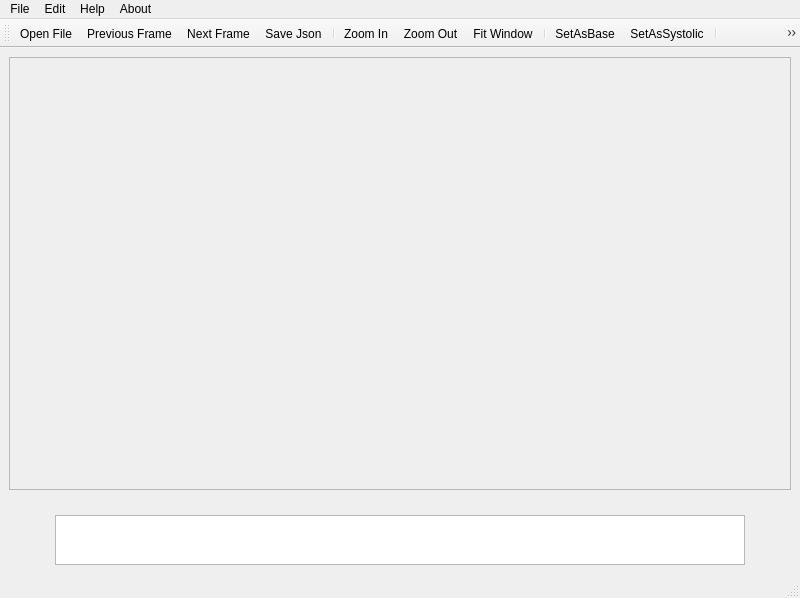
<?xml version="1.0" encoding="UTF-8"?>
<ui version="4.0">
 <class>MainWindow</class>
 <widget class="QMainWindow" name="MainWindow">
  <property name="geometry">
   <rect>
    <x>0</x>
    <y>0</y>
    <width>800</width>
    <height>598</height>
   </rect>
  </property>
  <property name="windowTitle">
   <string>MainWindow</string>
  </property>
  <widget class="QWidget" name="centralwidget">
   <layout class="QVBoxLayout" name="verticalLayout" stretch="10,1">
    <property name="spacing">
     <number>5</number>
    </property>
    <property name="bottomMargin">
     <number>1</number>
    </property>
    <item>
     <widget class="QScrollArea" name="scrollArea">
      <property name="enabled">
       <bool>true</bool>
      </property>
      <property name="sizePolicy">
       <sizepolicy hsizetype="Expanding" vsizetype="Expanding">
        <horstretch>0</horstretch>
        <verstretch>0</verstretch>
       </sizepolicy>
      </property>
      <property name="layoutDirection">
       <enum>Qt::LeftToRight</enum>
      </property>
      <property name="autoFillBackground">
       <bool>false</bool>
      </property>
      <property name="frameShape">
       <enum>QFrame::StyledPanel</enum>
      </property>
      <property name="frameShadow">
       <enum>QFrame::Sunken</enum>
      </property>
      <property name="widgetResizable">
       <bool>true</bool>
      </property>
      <widget class="QWidget" name="scrollAreaWidgetContents">
       <property name="geometry">
        <rect>
         <x>0</x>
         <y>0</y>
         <width>780</width>
         <height>418</height>
        </rect>
       </property>
      </widget>
     </widget>
    </item>
    <item>
     <widget class="QWidget" name="widget_2" native="true">
      <layout class="QVBoxLayout" name="verticalLayout_2">
       <property name="spacing">
        <number>0</number>
       </property>
       <property name="leftMargin">
        <number>0</number>
       </property>
       <property name="topMargin">
        <number>10</number>
       </property>
       <property name="rightMargin">
        <number>0</number>
       </property>
       <property name="bottomMargin">
        <number>10</number>
       </property>
       <item>
        <widget class="QWidget" name="widget" native="true">
         <property name="sizePolicy">
          <sizepolicy hsizetype="Preferred" vsizetype="Fixed">
           <horstretch>0</horstretch>
           <verstretch>0</verstretch>
          </sizepolicy>
         </property>
         <property name="minimumSize">
          <size>
           <width>0</width>
           <height>60</height>
          </size>
         </property>
         <layout class="QHBoxLayout" name="horizontalLayout" stretch="1,15,1">
          <property name="spacing">
           <number>0</number>
          </property>
          <property name="leftMargin">
           <number>0</number>
          </property>
          <property name="topMargin">
           <number>10</number>
          </property>
          <property name="rightMargin">
           <number>0</number>
          </property>
          <property name="bottomMargin">
           <number>10</number>
          </property>
          <item>
           <spacer name="horizontalSpacer">
            <property name="orientation">
             <enum>Qt::Horizontal</enum>
            </property>
            <property name="sizeHint" stdset="0">
             <size>
              <width>40</width>
              <height>20</height>
             </size>
            </property>
           </spacer>
          </item>
          <item>
           <widget class="CustomListWidget" name="frameListWidget">
            <property name="sizePolicy">
             <sizepolicy hsizetype="Expanding" vsizetype="Fixed">
              <horstretch>0</horstretch>
              <verstretch>0</verstretch>
             </sizepolicy>
            </property>
            <property name="minimumSize">
             <size>
              <width>0</width>
              <height>50</height>
             </size>
            </property>
            <property name="autoScrollMargin">
             <number>16</number>
            </property>
            <property name="flow">
             <enum>QListView::LeftToRight</enum>
            </property>
            <property name="isWrapping" stdset="0">
             <bool>false</bool>
            </property>
            <property name="itemAlignment">
             <set>Qt::AlignHCenter</set>
            </property>
           </widget>
          </item>
          <item>
           <spacer name="horizontalSpacer_2">
            <property name="orientation">
             <enum>Qt::Horizontal</enum>
            </property>
            <property name="sizeHint" stdset="0">
             <size>
              <width>40</width>
              <height>20</height>
             </size>
            </property>
           </spacer>
          </item>
         </layout>
        </widget>
       </item>
      </layout>
     </widget>
    </item>
   </layout>
  </widget>
  <widget class="QMenuBar" name="menubar">
   <property name="geometry">
    <rect>
     <x>0</x>
     <y>0</y>
     <width>800</width>
     <height>22</height>
    </rect>
   </property>
   <property name="minimumSize">
    <size>
     <width>2</width>
     <height>2</height>
    </size>
   </property>
   <property name="nativeMenuBar">
    <bool>false</bool>
   </property>
   <widget class="QMenu" name="menuFile">
    <property name="title">
     <string>File</string>
    </property>
    <addaction name="actionOpen_File"/>
   </widget>
   <widget class="QMenu" name="menuEdit">
    <property name="title">
     <string>Edit</string>
    </property>
   </widget>
   <widget class="QMenu" name="menuHelp">
    <property name="title">
     <string>Help</string>
    </property>
    <addaction name="actionHelp"/>
   </widget>
   <widget class="QMenu" name="menuAbout">
    <property name="title">
     <string>About</string>
    </property>
   </widget>
   <addaction name="menuFile"/>
   <addaction name="menuEdit"/>
   <addaction name="menuHelp"/>
   <addaction name="menuAbout"/>
  </widget>
  <widget class="QStatusBar" name="statusbar"/>
  <widget class="QToolBar" name="toolBar">
   <property name="windowTitle">
    <string>toolBar</string>
   </property>
   <attribute name="toolBarArea">
    <enum>TopToolBarArea</enum>
   </attribute>
   <attribute name="toolBarBreak">
    <bool>false</bool>
   </attribute>
   <addaction name="actionOpen_File"/>
   <addaction name="actionPrevious_Frame"/>
   <addaction name="actionNext_Frame"/>
   <addaction name="actionSave_Json"/>
   <addaction name="separator"/>
   <addaction name="actionZoom_In"/>
   <addaction name="actionZoom_Out"/>
   <addaction name="actionFit_Window"/>
   <addaction name="separator"/>
   <addaction name="actionSetAsBase"/>
   <addaction name="actionSetAsSystolic"/>
   <addaction name="separator"/>
   <addaction name="actionSystolic_Detection"/>
   <addaction name="actionSegment"/>
   <addaction name="actionSegment_All"/>
   <addaction name="actionClear"/>
   <addaction name="actionRegression"/>
   <addaction name="separator"/>
   <addaction name="actionHelp"/>
   <addaction name="actionOff"/>
   <addaction name="separator"/>
  </widget>
  <action name="actionOpen_File">
   <property name="icon">
    <iconset resource="res.qrc">
     <normaloff>:/res/icons/file.png</normaloff>:/res/icons/file.png</iconset>
   </property>
   <property name="text">
    <string>Open File</string>
   </property>
   <property name="toolTip">
    <string>Open Mce File</string>
   </property>
  </action>
  <action name="actionNext_Frame">
   <property name="icon">
    <iconset resource="res.qrc">
     <normaloff>:/res/icons/next.png</normaloff>:/res/icons/next.png</iconset>
   </property>
   <property name="text">
    <string>Next Frame</string>
   </property>
   <property name="shortcut">
    <string>Right</string>
   </property>
  </action>
  <action name="actionPrevious_Frame">
   <property name="icon">
    <iconset resource="res.qrc">
     <normaloff>:/res/icons/previous.png</normaloff>:/res/icons/previous.png</iconset>
   </property>
   <property name="text">
    <string>Previous Frame</string>
   </property>
   <property name="toolTip">
    <string>Previous Frame</string>
   </property>
   <property name="shortcut">
    <string>Left</string>
   </property>
  </action>
  <action name="actionHelp">
   <property name="icon">
    <iconset resource="res.qrc">
     <normaloff>:/res/icons/help.png</normaloff>:/res/icons/help.png</iconset>
   </property>
   <property name="text">
    <string>Help</string>
   </property>
  </action>
  <action name="actionZoom_In">
   <property name="icon">
    <iconset resource="res.qrc">
     <normaloff>:/res/icons/zoom-in.png</normaloff>:/res/icons/zoom-in.png</iconset>
   </property>
   <property name="text">
    <string>Zoom In</string>
   </property>
   <property name="toolTip">
    <string>Zoom In</string>
   </property>
  </action>
  <action name="actionZoom_Out">
   <property name="icon">
    <iconset resource="res.qrc">
     <normaloff>:/res/icons/zoom-out.png</normaloff>:/res/icons/zoom-out.png</iconset>
   </property>
   <property name="text">
    <string>Zoom Out</string>
   </property>
   <property name="toolTip">
    <string>Zoom Out</string>
   </property>
  </action>
  <action name="actionOff">
   <property name="icon">
    <iconset resource="res.qrc">
     <normaloff>:/res/icons/off.png</normaloff>:/res/icons/off.png</iconset>
   </property>
   <property name="text">
    <string>Off</string>
   </property>
   <property name="toolTip">
    <string>Close App</string>
   </property>
  </action>
  <action name="actionUndo">
   <property name="icon">
    <iconset resource="res.qrc">
     <normaloff>:/res/icons/undo.png</normaloff>:/res/icons/undo.png</iconset>
   </property>
   <property name="text">
    <string>Undo</string>
   </property>
  </action>
  <action name="actionRedo">
   <property name="icon">
    <iconset resource="res.qrc">
     <normaloff>:/res/icons/redo.png</normaloff>:/res/icons/redo.png</iconset>
   </property>
   <property name="text">
    <string>Redo</string>
   </property>
   <property name="toolTip">
    <string>Redo</string>
   </property>
  </action>
  <action name="actionFit_Window">
   <property name="icon">
    <iconset resource="res.qrc">
     <normaloff>:/res/icons/fit-window.png</normaloff>:/res/icons/fit-window.png</iconset>
   </property>
   <property name="text">
    <string>Fit Window</string>
   </property>
   <property name="toolTip">
    <string>Fit Window</string>
   </property>
  </action>
  <action name="actionOpen_File_2">
   <property name="text">
    <string>Open File</string>
   </property>
  </action>
  <action name="actionHelp_2">
   <property name="text">
    <string>help</string>
   </property>
  </action>
  <action name="actionClear">
   <property name="icon">
    <iconset resource="res.qrc">
     <normaloff>:/res/icons/clear.png</normaloff>:/res/icons/clear.png</iconset>
   </property>
   <property name="text">
    <string>Clear</string>
   </property>
   <property name="toolTip">
    <string>clear</string>
   </property>
  </action>
  <action name="actionSetAsSystolic">
   <property name="icon">
    <iconset resource="res.qrc">
     <normaloff>:/res/icons/frame.png</normaloff>:/res/icons/frame.png</iconset>
   </property>
   <property name="text">
    <string>SetAsSystolic</string>
   </property>
   <property name="toolTip">
    <string>Set this Frame as systolic</string>
   </property>
   <property name="shortcut">
    <string>F</string>
   </property>
  </action>
  <action name="actionSegment">
   <property name="icon">
    <iconset resource="res.qrc">
     <normaloff>:/res/icons/icon.jpg</normaloff>:/res/icons/icon.jpg</iconset>
   </property>
   <property name="text">
    <string>Segment</string>
   </property>
   <property name="toolTip">
    <string>Segment Current Frame</string>
   </property>
  </action>
  <action name="actionSegment_All">
   <property name="icon">
    <iconset resource="res.qrc">
     <normaloff>:/res/icons/segall.jpg</normaloff>:/res/icons/segall.jpg</iconset>
   </property>
   <property name="text">
    <string>Segment All</string>
   </property>
   <property name="toolTip">
    <string>Segment All Selected Frames</string>
   </property>
  </action>
  <action name="actionSetAsBase">
   <property name="icon">
    <iconset resource="res.qrc">
     <normaloff>:/res/icons/base.png</normaloff>:/res/icons/base.png</iconset>
   </property>
   <property name="text">
    <string>SetAsBase</string>
   </property>
   <property name="toolTip">
    <string>Set Frame as Base</string>
   </property>
   <property name="shortcut">
    <string>B</string>
   </property>
  </action>
  <action name="actionSystolic_Detection">
   <property name="icon">
    <iconset resource="res.qrc">
     <normaloff>:/res/icons/phase.png</normaloff>:/res/icons/phase.png</iconset>
   </property>
   <property name="text">
    <string>Systolic Detection</string>
   </property>
   <property name="toolTip">
    <string>Systolic Detection</string>
   </property>
  </action>
  <action name="actionSave_Json">
   <property name="icon">
    <iconset resource="res.qrc">
     <normaloff>:/res/icons/save.png</normaloff>:/res/icons/save.png</iconset>
   </property>
   <property name="text">
    <string>Save Json</string>
   </property>
  </action>
  <action name="actionRegression">
   <property name="icon">
    <iconset resource="res.qrc">
     <normaloff>:/res/icons/regression.png</normaloff>:/res/icons/regression.png</iconset>
   </property>
   <property name="text">
    <string>Regression</string>
   </property>
  </action>
 </widget>
 <customwidgets>
  <customwidget>
   <class>CustomListWidget</class>
   <extends>QListWidget</extends>
   <header>widget/customlistwidget.h</header>
  </customwidget>
 </customwidgets>
 <resources>
  <include location="res.qrc"/>
 </resources>
 <connections/>
</ui>
